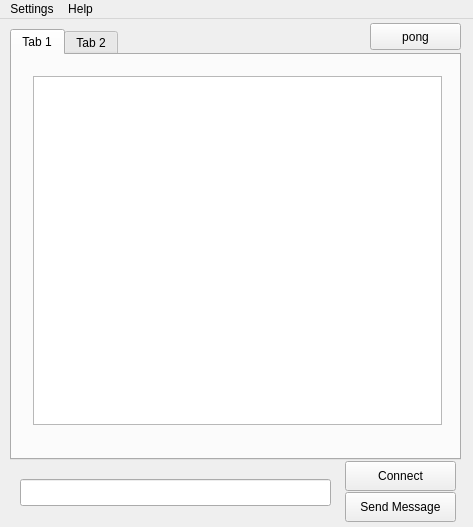
<?xml version="1.0" encoding="UTF-8"?>
<ui version="4.0">
 <class>MainWindow</class>
 <widget class="QMainWindow" name="MainWindow">
  <property name="geometry">
   <rect>
    <x>0</x>
    <y>0</y>
    <width>473</width>
    <height>527</height>
   </rect>
  </property>
  <property name="windowTitle">
   <string>MainWindow</string>
  </property>
  <widget class="QWidget" name="centralWidget">
   <widget class="QPushButton" name="pushButton">
    <property name="geometry">
     <rect>
      <x>345</x>
      <y>442</y>
      <width>111</width>
      <height>30</height>
     </rect>
    </property>
    <property name="text">
     <string>Connect</string>
    </property>
   </widget>
   <widget class="QPushButton" name="pushButton_2">
    <property name="geometry">
     <rect>
      <x>345</x>
      <y>473</y>
      <width>111</width>
      <height>30</height>
     </rect>
    </property>
    <property name="text">
     <string>Send Message</string>
    </property>
   </widget>
   <widget class="QLineEdit" name="message">
    <property name="geometry">
     <rect>
      <x>20</x>
      <y>460</y>
      <width>311</width>
      <height>27</height>
     </rect>
    </property>
   </widget>
   <widget class="QPushButton" name="pushButton_3">
    <property name="geometry">
     <rect>
      <x>370</x>
      <y>4</y>
      <width>91</width>
      <height>27</height>
     </rect>
    </property>
    <property name="text">
     <string>pong</string>
    </property>
   </widget>
   <widget class="QTabWidget" name="tabWidget">
    <property name="geometry">
     <rect>
      <x>10</x>
      <y>10</y>
      <width>451</width>
      <height>431</height>
     </rect>
    </property>
    <property name="currentIndex">
     <number>0</number>
    </property>
    <widget class="QWidget" name="tab">
     <attribute name="title">
      <string>Tab 1</string>
     </attribute>
     <widget class="QWidget" name="gridLayoutWidget">
      <property name="geometry">
       <rect>
        <x>10</x>
        <y>10</y>
        <width>431</width>
        <height>371</height>
       </rect>
      </property>
      <layout class="QGridLayout" name="gridLayout">
       <item row="0" column="1">
        <widget class="QTextBrowser" name="chatBrowser"/>
       </item>
      </layout>
     </widget>
    </widget>
    <widget class="QWidget" name="tab_2">
     <attribute name="title">
      <string>Tab 2</string>
     </attribute>
    </widget>
   </widget>
  </widget>
  <widget class="QMenuBar" name="menuBar">
   <property name="geometry">
    <rect>
     <x>0</x>
     <y>0</y>
     <width>473</width>
     <height>23</height>
    </rect>
   </property>
   <widget class="QMenu" name="menuSettings">
    <property name="title">
     <string>Settings</string>
    </property>
   </widget>
   <widget class="QMenu" name="menuHelp">
    <property name="title">
     <string>Help</string>
    </property>
   </widget>
   <addaction name="menuSettings"/>
   <addaction name="menuHelp"/>
  </widget>
 </widget>
 <layoutdefault spacing="6" margin="11"/>
 <resources/>
 <connections>
  <connection>
   <sender>pushButton</sender>
   <signal>clicked()</signal>
   <receiver>MainWindow</receiver>
   <slot>connectToServer()</slot>
   <hints>
    <hint type="sourcelabel">
     <x>439</x>
     <y>474</y>
    </hint>
    <hint type="destinationlabel">
     <x>462</x>
     <y>444</y>
    </hint>
   </hints>
  </connection>
  <connection>
   <sender>pushButton_2</sender>
   <signal>clicked()</signal>
   <receiver>MainWindow</receiver>
   <slot>sendMessage()</slot>
   <hints>
    <hint type="sourcelabel">
     <x>384</x>
     <y>513</y>
    </hint>
    <hint type="destinationlabel">
     <x>466</x>
     <y>496</y>
    </hint>
   </hints>
  </connection>
  <connection>
   <sender>message</sender>
   <signal>returnPressed()</signal>
   <receiver>pushButton_2</receiver>
   <slot>click()</slot>
   <hints>
    <hint type="sourcelabel">
     <x>288</x>
     <y>489</y>
    </hint>
    <hint type="destinationlabel">
     <x>363</x>
     <y>511</y>
    </hint>
   </hints>
  </connection>
  <connection>
   <sender>pushButton_3</sender>
   <signal>clicked()</signal>
   <receiver>MainWindow</receiver>
   <slot>pong()</slot>
   <hints>
    <hint type="sourcelabel">
     <x>451</x>
     <y>37</y>
    </hint>
    <hint type="destinationlabel">
     <x>466</x>
     <y>70</y>
    </hint>
   </hints>
  </connection>
 </connections>
 <slots>
  <slot>connectToServer()</slot>
  <slot>sendMessage()</slot>
  <slot>pong()</slot>
 </slots>
</ui>
